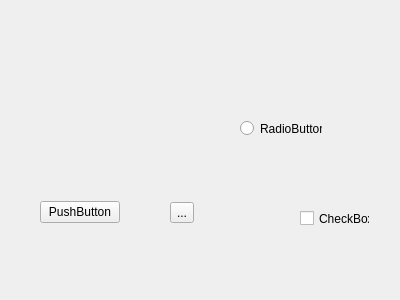
<?xml version="1.0" encoding="UTF-8"?>
<ui version="4.0">
 <class>Form</class>
 <widget class="QWidget" name="Form">
  <property name="geometry">
   <rect>
    <x>0</x>
    <y>0</y>
    <width>400</width>
    <height>300</height>
   </rect>
  </property>
  <property name="windowTitle">
   <string>Form</string>
  </property>
  <widget class="QRadioButton" name="radioButton">
   <property name="geometry">
    <rect>
     <x>240</x>
     <y>120</y>
     <width>82</width>
     <height>17</height>
    </rect>
   </property>
   <property name="text">
    <string>RadioButton</string>
   </property>
  </widget>
  <widget class="QCheckBox" name="checkBox">
   <property name="geometry">
    <rect>
     <x>300</x>
     <y>210</y>
     <width>70</width>
     <height>17</height>
    </rect>
   </property>
   <property name="text">
    <string>CheckBox</string>
   </property>
  </widget>
  <widget class="QWidget" name="">
   <property name="geometry">
    <rect>
     <x>40</x>
     <y>200</y>
     <width>154</width>
     <height>25</height>
    </rect>
   </property>
   <layout class="QHBoxLayout" name="horizontalLayout">
    <item>
     <widget class="QPushButton" name="pushButton">
      <property name="text">
       <string>PushButton</string>
      </property>
     </widget>
    </item>
    <item>
     <spacer name="horizontalSpacer">
      <property name="orientation">
       <enum>Qt::Horizontal</enum>
      </property>
      <property name="sizeHint" stdset="0">
       <size>
        <width>40</width>
        <height>20</height>
       </size>
      </property>
     </spacer>
    </item>
    <item>
     <widget class="QToolButton" name="toolButton">
      <property name="text">
       <string>...</string>
      </property>
     </widget>
    </item>
   </layout>
  </widget>
 </widget>
 <resources/>
 <connections/>
</ui>
